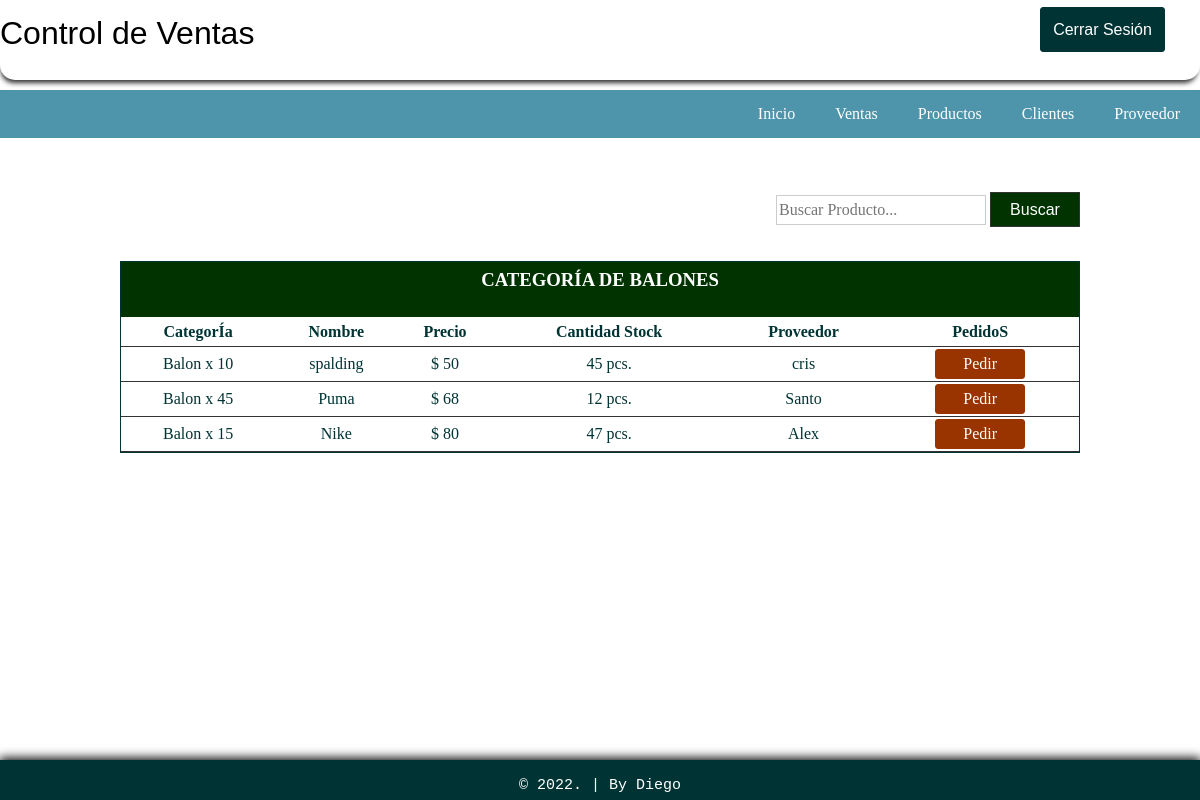
/Ventas/sales.php (signed in), run on the app's committed database.
### tables this page shows
CREATE TABLE `products` (
  `id` int(11) NOT NULL,
  `category` varchar(100) NOT NULL,
  `name` varchar(100) NOT NULL,
  `quantity` int(11) NOT NULL,
  `purchase` int(11) NOT NULL,
  `retail` int(11) NOT NULL,
  `supplier` varchar(100) NOT NULL
);

### Ventas/sales.php (the view, shortened to what this page needs)
<!DOCTYPE >
<html >
<head>
</head>
<link rel="stylesheet" type="text/css" href="../Css/estilos.css">
<body>
<div id="container">
<div id="header">
  <p class="Pl">Control de Ventas</p>
  <a href="../logout.php"><input type="button" id="btnadd" value="Cerrar Sesión" align="middle" src="" /></a>
</div>
<br><br><br><br><br>
      <header>
         <nav class="Menu">
                <ul>
                   <li><a href="../index.php">Inicio</a></li>
                   <li><a href="sales.php">Ventas</a></li>
                   <li><a href="../Producto/products.php">Productos</a></li>
                   <li><a href="../Cliente/customers.php">Clientes</a></li>
                   <li><a href="../Proveedor/supplier.php">Proveedor</a></li>
               </ul>
           </nav>
       </header>
</div>
<br>
<br><br>
<table width="80%" border="0" align="center" cellpadding="0" cellspacing="0">
      <tr>
        <td height="37" align="right">
        <form action="result_sales.php" method="get" ecntype="multipart/data-form">
        <input type="text" name="query" style="border:1px solid #CCC; color: #333; width:210px; height:30px;" placeholder="Buscar Producto..." />&nbsp;<input type="submit" id="btnsearch" value="Buscar" name="search" />
        </form>
     	</td>
      </tr>
    </table></th>
  <br>
  <tr>
    <td>
    <table border="0" cellpadding="0" cellspacing="0" align="center" width="80%" style="border:1px solid #033; color:#033;">
     <tr>
     <th colspan="7" align="center" height="55px" style="border-bottom:1px solid #030; background: #030; color:#FFF;"><H3>CATEGORÍA DE BALONES</H3></th>
    </tr>
      <tr height="30px">
        <th style="border-bottom:1px solid #333;"> CategorÍa </th>
        <th style="border-bottom:1px solid #333;"> Nombre </th>
        <th style="border-bottom:1px solid #333;"> Precio </th>
        <th style="border-bottom:1px solid #333;"> Cantidad Stock </th>
        <th style="border-bottom:1px solid #333;"> Proveedor </th>
        <th style="border-bottom:1px solid #333;"> PedidoS </th>
      </tr>
       <?php
require('../config.php');
$query="SELECT * FROM products";
$result=mysqli_query($db_link, $query);
while ($row=mysqli_fetch_array($result)){?>
      <tr align="center" style="height:35px">
      	<td style="border-bottom:1px solid #333;"> <?php echo $row['category']; ?> </td>
        <td style="border-bottom:1px solid #333;"> <?php echo $row['name']; ?> </td>
        <td style="border-bottom:1px solid #333;">$ <?php echo $row['retail']; ?> </td>
        <td style="border-bottom:1px solid #333;"> <?php echo $row['quantity']; ?> pcs. </td>
        <td style="border-bottom:1px solid #333;"> <?php echo $row['supplier']; ?> </td>
        <td style="border-bottom:1px solid #333;">
        <a href="process_sales.php?id=<?php echo md5($row['id']);?>"><input type="button" value="Pedir" style="width:90px; height:30px; color:#FFF; background: #930; border:1px solid #930; border-radius:3px;"></a>
        </td>
      </tr>
   <?php
}?>
    </table>
  </td>
  </tr>
<br><br><br>
<div id="footer">
<table border="0" cellpadding="15px" align="center"; style="font-family: 'Courier New'; color: #FFF; font-size: 14px;">
<tr>
	<td>
  <p class="Foo"> &copy; 2022.  | By Diego</p>
    </td>
</tr>
</table>
</div>
</body>
</html>

### Css/estilos.css (style rules this page uses)
body { margin:0; font-size:16px; height:100%; margin:0; padding:0; }
header { width: 100%; background-color: #4e94ab; }
.Pl { margin: 15px 0 0 0 ; font-size: 32px; font-family: sans-serif; }
#btnadd { float: right; margin: -45px 35px 0 0 ; border:1px solid #033; background: #033; border-radius:3px; height:45px; width:125px; color: #FFF; font-family:sans-serif; }
#footer { clear: both; background: #033; height: 40px; width: 100%; position: fixed; left: 0px; bottom: 0px; text-align: center; box-shadow:0px -1px 10px 1px #000; }
.Foo { font-family: 'Courier New'; color: #fff; font-size: 15px;" }
.Menu ul { margin: 0px; list-style: none; padding: 0px; display: flex; justify-content: flex-end; }
.Menu li a { display: block; padding: 15px 20px; color: #fff; text-decoration: none; }
#header { box-shadow: -1px 5px 5px -2px #333333; position:fixed; width:100%; height:80px; border-radius:0px 0px 15px 15px; background-color:#FFF; }
#btnsearch { border:1px solid #333; background: #030; height:35px; width:90px; color: #FFF; font-family:"Lucida Sans Unicode", "Lucida Grande", sans-serif; }
:root { --baseColor: #606468; }
:root { --gridMaxWidth: 20rem; --gridWidth: 90%; }
:root { --iconFill: var(--baseColor); }
:root { --htmlFontSize: 100%; --bodyBackgroundColor: #2c3338; --bodyColor: var(--baseColor); --bodyFontFamily: 'Open Sans'; --bodyFontFamilyFallback: sans-serif; --bodyFontSize: 0.875rem; --bodyFontWeight: 400; --bodyLineHeight: 1.5; }
:root { --anchorColor: #eee; }
a { color: var(--anchorColor); outline: 0; text-decoration: none; }
:root { --formFieldMargin: 0.875rem; }
input { border: 0; color: #000; font: inherit; }
input[type='submit'] { cursor: pointer; }
.form input[type='password'],.form input[type='text'], { width: 80%; }
:root { --loginBorderRadus: 0.25rem; --loginColor: #eee; --loginInputBackgroundColor: #3b4148; --loginInputHoverBackgroundColor: #434a52; --loginLabelBackgroundColor: #363b41; --loginSubmitBackgroundColor: #ea4c88; --loginSubmitColor: #eee; --loginSubmitHoverBackgroundColor: #d44179; }
:root { --paragraphMarginBottom: 1.5rem; --paragraphMarginTop: 1.5rem; }

### data on the page
products: category "Balon x 10", name "spalding", retail "50", quantity "45", supplier "cris"
products: category "Balon x 45", name "Puma", retail "68", quantity "12", supplier "Santo"
products: category "Balon x 15", name "Nike", retail "80", quantity "47", supplier "Alex"
